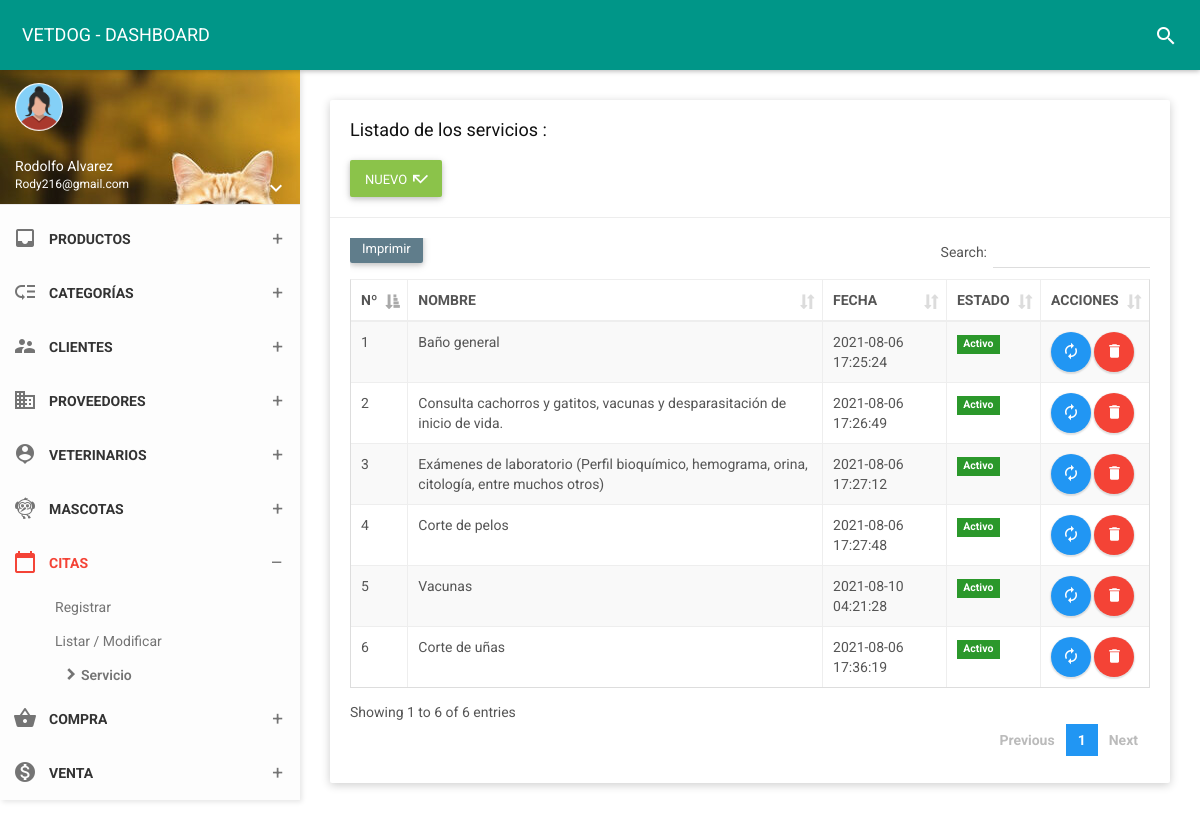
The app's page /folder/servicio.php (signed in) with its own data.
### tables this page shows
CREATE TABLE `service` (
  `id_servi` int(11) NOT NULL,
  `nomser` varchar(100) NOT NULL,
  `estado` char(1) NOT NULL,
  `fere` timestamp NOT NULL DEFAULT current_timestamp() ON UPDATE current_timestamp()
);

### controlador/servicecontrolador.php (called while the page is built, shortened)
<?php
require_once '../modelo/modeloservice.php';
class servicecontrolador{
    function mostrar(){
        $service=new Modelo();
        $dato=$service->mostrar("service", "1");
        require_once '../vista/servicio/mostrar.php';
    }
    }

### modelo/modeloservice.php (called while the page is built, shortened)
<?php
class Modelo{
  private $service;
  private $db;
  public function __construct(){
      $this->service=array();
      $this->db=new PDO('mysql:host=localhost;dbname=vetdog',"root","");
  }
  public function mostrar($tabla,$condicion){
      $consulta="SELECT * FROM service";
      $resultado=$this->db->query($consulta);
      while ($tabla=$resultado->fetchAll(PDO::FETCH_ASSOC)) {
          $this->service[]=$tabla;
      }
      return $this->service;
    }
}
 ?>

### vista/servicio/mostrar.php (the view, shortened to what this page needs)
<!DOCTYPE html>
<html>
<head>
    <link href="../assets/plugins/bootstrap/css/bootstrap.css" rel="stylesheet">
    <link href="../assets/plugins/node-waves/waves.css" rel="stylesheet" />
    <link href="../assets/plugins/animate-css/animate.css" rel="stylesheet" />
    <link href="../assets/plugins/jquery-datatable/skin/bootstrap/css/dataTables.bootstrap.css" rel="stylesheet">
    <link href="../css/style.css" rel="stylesheet">
    <link href="../assets/css/themes/all-themes.css" rel="stylesheet" />
</head>
<body class="theme-red">
    <nav class="navbar">
        <div class="container-fluid">
            <div class="navbar-header">
                <a class="navbar-brand" href="../vista/panel-admin/administrador"> VETDOG - DASHBOARD </a>
            </div>
            <div class="collapse navbar-collapse" id="navbar-collapse">
                <ul class="nav navbar-nav navbar-right">
                    <li><a href="javascript:void(0);" class="js-search" data-close="true"><i class="material-icons">search</i></a></li>
                </ul>
            </div>
        </div>
    </nav>
    <section>
        <aside id="leftsidebar" class="sidebar">
            <div class="user-info">
                <div class="image">
                    <img src="../assets/img/mujerico.png" width="48" height="48" alt="User" />
                </div>
                <div class="info-container">
                    <div class="name" data-toggle="dropdown" aria-haspopup="true" aria-expanded="false"><?php echo ucfirst($_SESSION['nombre']); ?></div>
                    <div class="email"><?php echo ucfirst($_SESSION['correo']); ?></div>
                    <div class="btn-group user-helper-dropdown">
                        <i class="material-icons" data-toggle="dropdown" aria-haspopup="true" aria-expanded="true">keyboard_arrow_down</i>
                    </div>
                </div>
            </div>
            <div class="menu">
                <ul class="list">
                    <li>
                        <a href="../vista/panel-admin/administrador">
                        </a>
                    </li>
                    <li>
                        <a href="javascript:void(0);" class="menu-toggle">
                            <i class="material-icons">inbox</i>
                            <span>PRODUCTOS</span>
                        </a>
                    </li>
                    <li>
                        <a href="javascript:void(0);" class="menu-toggle">
                            <i class="material-icons">low_priority</i>
                            <span>CATEGORÍAS</span>
                        </a>
                    </li>
                    <li>
                        <a href="javascript:void(0);" class="menu-toggle">
                            <i class="material-icons">supervisor_account</i>
                            <span>CLIENTES</span>
                        </a>
                    </li>
                    <li>
                        <a href="javascript:void(0);" class="menu-toggle">
                            <i class="material-icons">business</i>
                            <span>PROVEEDORES</span>
                        </a>
                    </li>
                    <li>
                        <a href="javascript:void(0);" class="menu-toggle">
                            <i class="material-icons">person_pin</i>
                            <span>VETERINARIOS</span>
                        </a>
                    </li>
                    <li>
                        <a href="javascript:void(0);" class="menu-toggle">
                            <i class="material-icons">flutter_dash</i>
                            <span>MASCOTAS</span>
                        </a>
</li>
                    <li class="active">
                        <a href="javascript:void(0);" class="menu-toggle">
                            <i class="material-icons">calendar_today</i>
                            <span>CITAS</span>
                        </a>
                        <ul class="ml-menu">
                            <li>
                                <a href="../vista/citas/nuevo">Registrar</a>
                            </li>
                            <li>
                                <a href="citas">Listar / Modificar</a>
                            </li>
                            <li class="active">
                                <a href="servicio">Servicio</a>
                            </li>
                        </ul>
    </li>
    <li>
                        <a href="javascript:void(0);" class="menu-toggle">
                            <i class="material-icons">shopping_basket</i>
                            <span>COMPRA</span>
                        </a>
    </li>
<li>
                        <a href="javascript:void(0);" class="menu-toggle">
                            <i class="material-icons">monetization_on</i>
                            <span>VENTA</span>
                        </a>
    </li>
    </section>
    <section class="content">
        <div class="container-fluid">
            <div class="row clearfix">
                <div class="col-lg-12 col-md-12 col-sm-12 col-xs-12">
                    <div class="card">
                        <div class="header">
                            <h2>
                                Listado de los servicios :
                            </h2><br>
                            <a type="button" href="../vista/servicio/nuevo" class="btn bg-light-green waves-effect">
                                <span>NUEVO</span>
                                <i class="material-icons">call_missed</i>
                            </a>
                        </div>
                        <div class="body">
                            <div class="table-responsive">
                                <table class="table table-bordered table-striped table-hover dataTable js-exportable">
                                    <thead>
                                        <tr>
                                        <th>Nº</th>
                                        <th>NOMBRE</th>
                                        <th>FECHA</th>
                                        <th>ESTADO</th>
                                        <th>ACCIONES</th>
                                    </tr>
                                    </thead>
                                    <tbody>
                                       <?php
                          foreach ($dato as $key => $value){
                              foreach ($value as $va) { ?>
                                        <tr>
            <td><?php echo $va['id_servi'];?></td>
            <td><?php echo $va['nomser'];?></td>
            <td><?php echo $va['fere'];?></td>
<td><?php
                if($va['estado']==1)  { ?>
                <form  method="get" action="javascript:activo('<?php echo $va['id_servi']; ?>')">
                    <span class="label label-success">Activo</span>
                </form>
                <?php  }   else {?>
                    <form  method="get" action="javascript:inactivo('<?php echo $va['id_servi']; ?>')">
                        <button type="submit" class="btn btn-danger btn-xs">Inactivo</button>
                     </form>
                        <?php  } ?></td>
<td><a type="button" href="../vista/servicio/edit?id=<?php echo $va["id_servi"]; ?>"  class="btn bg-blue btn-circle waves-effect waves-circle waves-float">
                    <i class="material-icons">autorenew</i>
                </a>
                <a type="button" href="../vista/servicio/borrar?id=<?php echo $va["id_servi"]; ?>"  class="btn bg-red btn-circle waves-effect waves-circle waves-float">
                    <i class="material-icons">delete</i>
                </a>
                                        </tr>
                            <?php
                              }
                              }
                              ?>
                                    </tbody>
                                </table>
                            </div>
                        </div>
                    </div>
                </div>
            </div>
        </div>
    </section>
</body>
</html>

### assets/css/themes/all-themes.css (style rules this page uses)
.theme-red .navbar-brand { color: #fff; }
.theme-red .nav > li > a { color: #fff; }
.theme-red .sidebar .menu .list li.active { background-color: transparent; }
.theme-red .sidebar .menu .list li.active > :first-child i, .theme-red .sidebar .menu .list li.active > :first-child span { color: #F44336; }
.theme-red .sidebar .menu .list .toggled { background-color: transparent; }
.theme-red .sidebar .menu .list .ml-menu { background-color: transparent; }

### records on screen
service: id_servi "1", nomser "Baño general", fere "2021-08-06 17:25:24"
service: id_servi "2", nomser "Consulta cachorros y gatitos, vacunas y desparasitación de inicio de vida.", fere "2021-08-06 17:26:49"
service: id_servi "3", nomser "Exámenes de laboratorio (Perfil bioquímico, hemograma, orina, citología, entre muchos otros)", fere "2021-08-06 17:27:12"
service: id_servi "4", nomser "Corte de pelos", fere "2021-08-06 17:27:48"
service: id_servi "5", nomser "Vacunas", fere "2021-08-10 04:21:28"
service: id_servi "6", nomser "Corte de uñas", fere "2021-08-06 17:36:19"

### other values on screen
$_SESSION['nombre'] "Rodolfo Alvarez"
$_SESSION['correo'] "Rody216@gmail.com"
